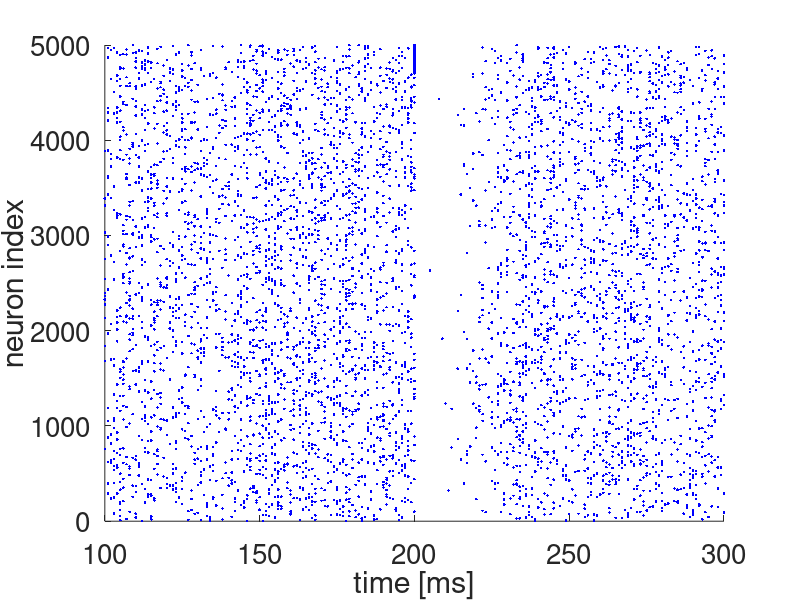
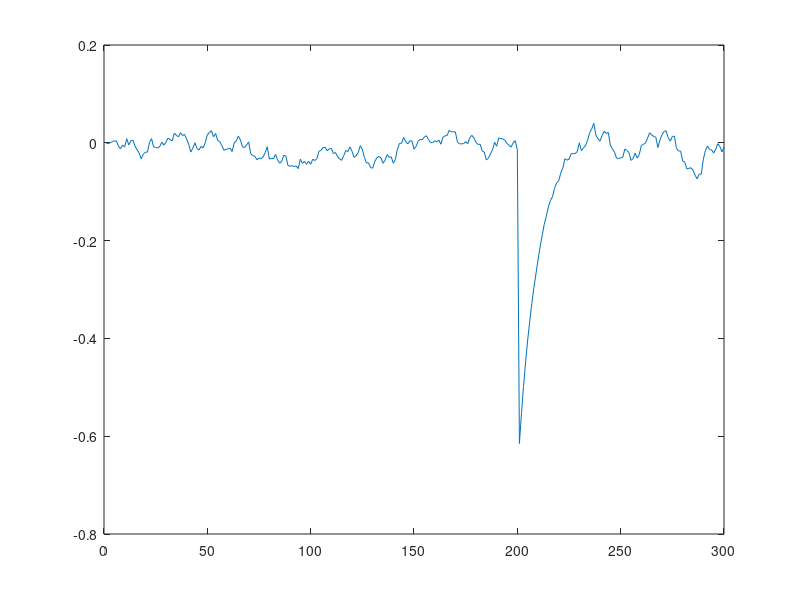

Source code (MATLAB) for these figures, in order:
rng(69)
% Defining network model parameters
vt = 1;                     % Spiking threshold
tau_m = 10;                 % Membrane time constant [ms]
g_m = 1;                    % Neuron conductance
Nsig = 0.25;                 % Variance amplitude of current
Nmean = 0.75;                % Mean current to neurons
tau_I = 10;                 % Time constant to filter the synaptic inputs
N = 5000;                   % Number of neurons in total
NE = 0.5*N;                 % Number of excitatory neurons
NI = 0.5*N;                 % Number of inhibitory neurons
dt = 1;                     % Simulation time bin [ms]
T = 300/dt;                 % Simulation length 
W = 100/N;                  % Connectivity strength

% Initialization

v = rand(N,1)*vt;           % membrane potential
vv = zeros(N,1);            % variable that notes if v crosses the threshold
Iback = zeros(N,1);         % building up the external current
SP = 0;                     % recording spike times
Ichem = zeros(N,1);         % current coming from synaptic inputs
Iext = zeros(N,1);     % external current
raster = [];                % save spike times for plotting

I_chem_over_time = zeros(T, 1); 
% loop over the time
for t = 1:T
    Iback = Iback + dt/tau_I*(-Iback +randn(N,1));          % generate a colored noise for the current
    Iext = Iback/sqrt(1/(2*(tau_I/dt)))*Nsig+Nmean;         % rescaling the noise current to have the correct mean and variance

    Ichem(1:NE) = Ichem(1:NE) + dt/tau_I*(-Ichem(1:NE) + W*(sum(vv(1:NE))-vv(1:NE))-W*(sum(vv(NE+1:end)))); % current to excitatory neurons coming from the synaptic inputs
    Ichem(NE+1:end) = Ichem(NE+1:end) + dt/tau_I*(-Ichem(NE+1:end) -W*(sum(vv(NE+1:end))-vv(NE+1:end))+W*(sum(vv(1:NE)))); % current to inhibitory neurons coming from the synaptic inputs
    I_chem_over_time(t) = Ichem(69);
    Itot = Iext+Ichem;
    %%%%%%%%%%% To insert integrate-and-fire model here  %%%%%%%%%%%%%
    v = v + dt / tau_m * (-v + Itot / g_m);
    if t == 200
      v(end-300:end) = vt;
    end
    %%%%%%%%%%%%%%%%%%%%%%%%%%%%%%%%%%%%%%%%%%%%%%%%%%%%%%%%%%%%%%%%%%%

    vv =(v>=vt);                                        % spike if voltage crosses the threshold    
    
    v = (1-vv).*v;                                      % reset after spike
    SP = find(vv);                                      % find the spike times
    raster=[raster;t*ones(length(SP),1),SP];            % save spike times for plotting
end

% Plot the raster output
h = figure; hold on;
plot(raster(:,1)*dt, raster(:,2),'.b')
xlim([100 300])
xlabel('time [ms]','fontsize',20)
ylabel('neuron index','fontsize',20)
set(gca,'fontsize',20);
set(gca,'YDir','normal')
figure;
plot(I_chem_over_time);